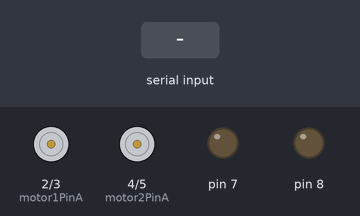
Recording of a sketch running on a simulated Arduino Uno, built with avr-gcc and run on an emulated ATmega328P. On the bench: motor-driver pin pairs drawn as motors (green arrow = first pin HIGH = forward, orange = second pin HIGH = backward, longer = more drive, scaled by the enable pin), output pins drawn as LEDs (lit = HIGH). The inputs (shaded band) are chosen by the test bench. What the sketch prints to the serial monitor is not drawn.

Above: at 1.2 s.
1.3 s: "R" received over the second serial link
At 2.5 s:
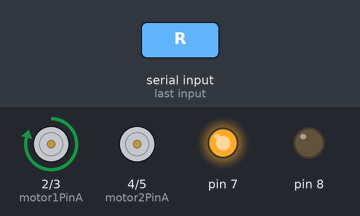
2.8 s: "L" received over the second serial link
At 3.7 s:
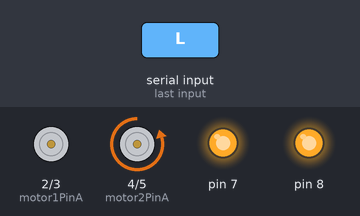
4.3 s: "R" received over the second serial link
At 4.8 s:
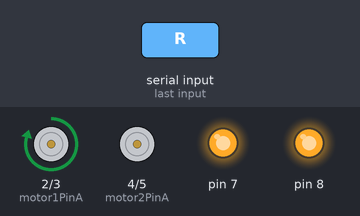
Timing chart, 0 to 7.3 s (numbered marks = the images above; inputs shaded):
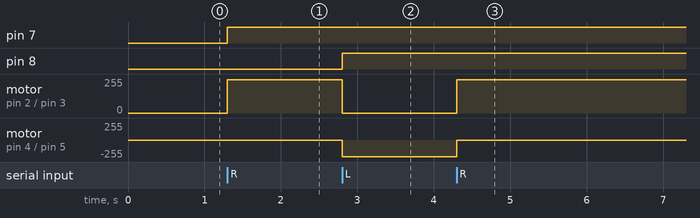

The sketch:

rc-car-3-Led.ino
```cpp
#include <SoftwareSerial.h>
SoftwareSerial BTSerial(12, 13);   //RX,TX

int motor1PinA  = 2  ;
int motor1PinB  = 3  ;
int enablelPin  =11 ;
int motor2PinA  = 4  ;
int motor2PinB  = 5  ;
int enablerPin  = 10 ;
char in;
   void setup() {
         pinMode(8, OUTPUT);
         pinMode(7, OUTPUT);
        BTSerial.begin(9600);//블루투스 통신
        Serial.begin(9600);//시리얼통신

        pinMode(motor1PinA, OUTPUT);
        pinMode(motor1PinB, OUTPUT);
        pinMode(motor2PinA, OUTPUT);
        pinMode(motor2PinB, OUTPUT);
        pinMode(enablerPin, OUTPUT);
        pinMode(enablelPin, OUTPUT);

        // set enablePin high so that motor can turn on:
       analogWrite(enablerPin, 250);
       analogWrite(enablelPin, 250);
       }
   void loop() {
       if (BTSerial.available())
          { in =BTSerial.read();
            Serial.write(in);
         }
         if (Serial.available())
          {  BTSerial.write(Serial.read());
             Serial.print("data =");
           Serial.println(in);
          }

    switch(in){

               case 'R': Right(); break;
               case 'S': Stop(); break;
               case 'L': Left(); break;


             }
      }
void Left(){
    // 좌
    digitalWrite(motor1PinA, LOW);
     digitalWrite(motor1PinB, LOW);
     digitalWrite(motor2PinA, LOW);
     digitalWrite(motor2PinB, HIGH);
     digitalWrite(8, HIGH);
}
void Right(){
    // 우
   digitalWrite(motor1PinA, HIGH);
     digitalWrite(motor1PinB, LOW);
     digitalWrite(motor2PinA, LOW);
     digitalWrite(motor2PinB, LOW);
     digitalWrite(7, HIGH);
}
void Stop(){
    // 정지
    digitalWrite(motor1PinA, LOW);
     digitalWrite(motor1PinB, LOW);
     digitalWrite(motor2PinA, LOW);
     digitalWrite(motor2PinB, LOW);
     digitalWrite(8, LOW);
     digitalWrite(7, LOW);

}
//좌회전일때 왼쪽에 있는 Led가 켜지고 우회전일때 오른쪽에 있는 Led가 켜진다. 아두이노 7번 8번에 수수 점퍼선을 연결하고
//그것을 GND하나와 저항 두개를 연결하여 LED를 연결하였다. 그다음 (좌)에 loop에 digitalWrite(8, HIGH); (우)에 digitalWrite(7, HIGH); 로 불이 들어오게 하고
//(정지) 에는 digitalWrite(7, LOW); 그리고 digitalWrite(8, LOW);를 하여 불이 꺼지도록 만들었다.
//그렇게 하고 블루투스와 연결하여, 아두이노 rc카 블루투스 프로그램에서 왼쪽 버튼을 누르면 왼쪽LED가 켜지고 오른쪽버튼을 누르면 오른쪽 LED가 켜지게 프로그래밍했다.

//느낀점
//미션을 받아 아무도움도 받지 않고 혼자 프로그래밍을 해보는 경험이 처음이어서 하나도 못할것 이라고 생각했지만 30분만에 3등으로 미션을 완료했다.
//아두이노라는 프로그램을 처음사용해 보는데 서로 다른 코딩 두개를 연결하는 법에 대해서도 숙련되고, 회로를 연결하는 방법에 대해서도 숙련되어서 성장한 느낌이 들고,
//나의 힘으로만 회로를 연결하고 코딩을 했다는사실이 자랑스럽고 감격스럽다.
```

Measured:
- after the input at 1.3 s, pin 7: LOW → HIGH at once; motor on pin 2 (motor1PinA) / pin 3 (motor1PinB): stopped → forward 250/255 at once
- after the input at 2.8 s, pin 8: LOW → HIGH at once; motor on pin 2 (motor1PinA) / pin 3 (motor1PinB): forward 250/255 → stopped at once; motor on pin 4 (motor2PinA) / pin 5 (motor2PinB): stopped → backward 250/255 at once
- after the input at 4.3 s, motor on pin 2 (motor1PinA) / pin 3 (motor1PinB): stopped → forward 250/255 at once; motor on pin 4 (motor2PinA) / pin 5 (motor2PinB): backward 250/255 → stopped at once
